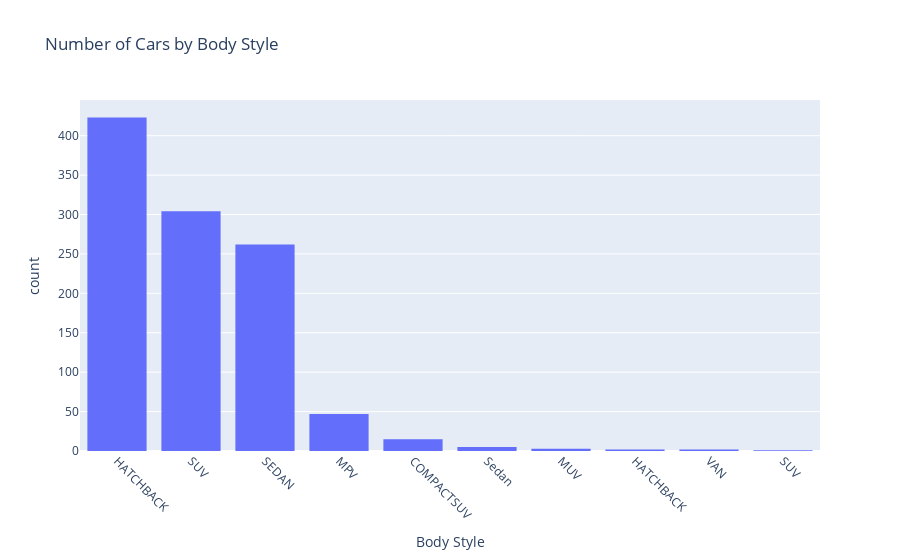

The code cell stored with this chart in its notebook:
### Markdown cell above
**Number of Cars by Company Observations:**
This plot highlights the market share of manufacturers within the dataset. It's evident that a few brands like Maruti Suzuki and Hyundai dominate the used car market, having the highest number of listings. Premium and luxury brands appear far less frequently.

### Code cell
# 2. Body Style Distribution
# Get the order for the x-axis
bodystyle_order = data['BodyStyle'].value_counts().index

fig_bodystyle = px.histogram(data, 
                             x='BodyStyle', # Use x-axis for vertical bars
                             title='Number of Cars by Body Style',
                             labels={'count': 'Count', 'BodyStyle': 'Body Style'},
                             category_orders={'BodyStyle': bodystyle_order})

# Rotate x-axis labels
fig_bodystyle.update_xaxes(tickangle=45)
fig_bodystyle.show()

### Figure 1 — Plotly figure (JSON) as saved in the notebook; plotly's stock layout.template omitted (floating-point values rounded to 4 significant figures; data arrays with more than 128 entries replaced by an {"elided": "..."} marker saying what was removed)
{"data": [{"alignmentgroup": "True", "bingroup": "x", "hovertemplate": "Body Style=%{x}<br>count=%{y}<extra></extra>", "legendgroup": "", "marker": {"color": "#636efa", "pattern": {"shape": ""}}, "name": "", "offsetgroup": "", "orientation": "v", "showlegend": false, "type": "histogram", "x": {"elided": "1064 str values"}, "xaxis": "x", "yaxis": "y"}], "layout": {"autosize": true, "barmode": "relative", "legend": {"tracegroupgap": 0}, "title": {"text": "Number of Cars by Body Style"}, "xaxis": {"anchor": "y", "autorange": true, "categoryarray": ["HATCHBACK", "SUV", "SEDAN", "MPV", "COMPACTSUV", "Sedan", "MUV", "HATCHBACK ", "VAN", "SUV "], "categoryorder": "array", "domain": [0, 1], "range": [-0.5, 9.5], "tickangle": 45, "title": {"text": "Body Style"}, "type": "category"}, "yaxis": {"anchor": "x", "autorange": true, "domain": [0, 1], "range": [0, 445.3], "title": {"text": "count"}}}}
